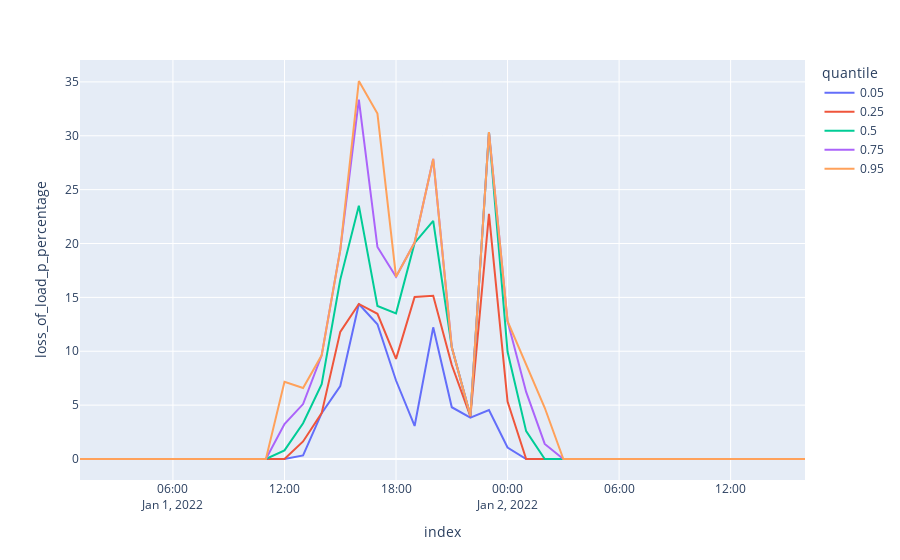

Source (notebook cell):
### Code cell
px.line(df_load_quantiles, x=df_load_quantiles.index, y = 'loss_of_load_p_percentage', color = 'quantile')
